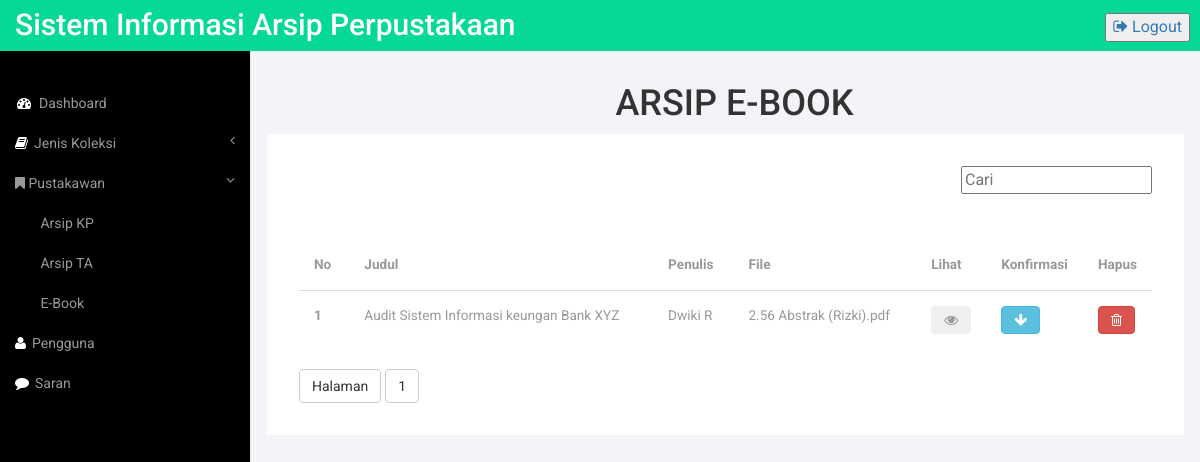
Page /admin/koleksiebookPUS.php (signed in) on the committed database.
### tables this page shows
CREATE TABLE `tmp_koleksiebook` (
  `id_tmpkoleksiebook` int(255) NOT NULL,
  `judul` varchar(100) NOT NULL,
  `penulis` varchar(100) NOT NULL,
  `jurusan` varchar(100) NOT NULL,
  `accno` int(200) NOT NULL,
  `subjek` varchar(200) NOT NULL,
  `barcode` int(200) NOT NULL,
  `laporan` varchar(255) NOT NULL
);

### admin/koleksiebookPUS.php (the view, shortened to what this page needs)
<?php
include"../system/koneksi.php";
?>
<!DOCTYPE HTML>
<html>
<head>
<link href="../css/bootstrap.min.css" rel='stylesheet' type='text/css' />
<link href="../css/administrator.css" rel='stylesheet' type='text/css' />
<link href="../css/lines.css" rel='stylesheet' type='text/css' />
<link href="../css/font-awesome.css" rel="stylesheet">
<link href="../css/custom.css" rel="stylesheet">
</head>
<body>
<div id="wrapper">
        <nav class="top1 navbar navbar-default navbar-static-top" role="navigation" style="margin-bottom: 0">
            <div class="navbar-header">
                <a class="navbar-brand" href="index.html">Sistem Informasi Arsip Perpustakaan</a>
            </div>
            <ul class="nav navbar-nav navbar-right">
				<button style="margin-top: 15%" class="m_2"><a href="logout.php"><i class="fa fa-sign-out"></i> Logout</a></button>
			</ul>
            <div class="navbar-default sidebar" role="navigation">
                <div class="sidebar-nav navbar-collapse">
                    <ul class="nav" id="side-menu">
                        <li>
                            <a href="administrator.php"><i class="fa fa-dashboard fa-fw nav_icon"></i>Dashboard</a>
                        </li>
                        <li>
                            <a href="#"><i class="fa fa-book nav_icon"></i>Jenis Koleksi<span class="fa arrow"></span></a>
                        </li>
                      <li>
                            <a href="#"><i class="fa fa-bookmark nav-icon"></i> Pustakawan<span class="fa arrow"></span></a>
                                <ul class="nav nav-second-level">
                                    <li>
                                        <a href="koleksikpPUS.php"><i class="fa fa-min nav-icon"></i> Arsip KP</a>
                                        <a href="koleksitaPUS.php"><i class="fa fa-min nav-icon"></i> Arsip TA</a>
                                        <a href="koleksiebookPUS.php"><i class="fa fa-min nav-icon"></i> E-Book</a>
                                </li>
                            </ul>
                        </li>
                        <li>
                            <a href="pengguna.php"><i class="fa fa-user nav_icon"></i>Pengguna</a>
                        </li>
                        <li>
                              <a href="saran.php"><i class="fa fa-comment nav_icon"></i>Saran</a>
                        </li>
                    </ul>
                </div>
            </div>
        </nav>
        <div id="page-wrapper">
        <div class="graphs">
     	<div class="col_3">
     		<h1 style="margin-left: 38%">ARSIP E-BOOK</h1>
     		<div class="bs-example4" data-example-id="simple-responsive-table">
    <div class="table-responsive">
        <div class="row">
            <div class="col-md-12">
                <div class="search pull-right">
                    <form action="koleksiebookPUS.php" method="GET">
                        <input type="text" value="" name="cari" placeholder="Cari">
                    </form>
                </div>
            </div>
        </div>
        <br><br>
      <table class="table">
        <thead>
          <tr>
            <th>No</th>
            <th>Judul</th>
            <th>Penulis</th>
            <th>File</th>
            <th style="width: 3%;">Lihat</th>
            <th style="width: 3%">Konfirmasi</th>
            <th style="width: 3%">Hapus</th>
          </tr>
        </thead>
        <tbody>
        <?php
        $halaman = 5;
        $page    = isset($_GET["halaman"])?(int)$_GET["halaman"]:1;
        $mulai   = ($page>1) ? ($page * $halaman) - $halaman : 0;
        $result  = mysqli_query($con,"SELECT * FROM tmp_koleksiebook");
        $total   = mysqli_num_rows($result);
        $pages   = ceil($total/$halaman);
        $query   = mysqli_query($con,"SELECT * FROM tmp_koleksiebook LIMIT $mulai, $halaman");
        $no      = $mulai+0;
     		while($hasil  = mysqli_fetch_array($query)){
     			$no++;
     			echo "<tr>";
            echo "<th scope='row'>".$no."</th>";
            echo "<td>".$hasil['judul']."</td>";
            echo "<td>".$hasil['penulis']."</td>";
            echo "<td>".$hasil['laporan']."</td>";
            echo "<td><button name='lihat' data-id='".$hasil['id_tmpkoleksiebook']."' data-toggle='modal' data-target='#lihat' class='btn-succes btn fa fa-eye' ></button></td>";
            echo "<td><a href='tambah_ebookPUS.php?id_tmpkoleksiebook=".$hasil['id_tmpkoleksiebook']."' class='btn-info btn fa fa-arrow-down'></button></td>";
            echo "<td><button name='hapus' data-id='".$hasil['id_tmpkoleksiebook']."' data-toggle='modal' data-target='#hapus' class='btn-danger btn fa fa-trash-o'></button></td>";
            echo "</tr>";
     		}
      ?>
            </tbody>
      </table>
      <table>
          <tr>
              <td>
                  <button class="btn-default btn">Halaman</button>
                    <?php
            for ($i=1; $i<=$pages; $i++){
        ?>
            <a class="btn-default btn" href="?halaman=<?php echo $i; ?>"><?php echo $i; ?></a>
        <?php }
        ?>
            </td>
        </tr>
      </table>
</body>
</html>

### css/administrator.css (style rules this page uses)
h4, h5, h6, h1, h2, h3 { margin-top: 0; }
ul, ol { margin: 0; }
html, body { font-family: 'Roboto', sans-serif; font-size: 100%; background:#000; overflow-x: hidden; }
body a { transition:0.5s all; -webkit-transition:0.5s all; -moz-transition:0.5s all; -o-transition:0.5s all; -ms-transition:0.5s all; }
.navbar-default.sidebar { background-color: #000; font-family: 'Roboto', sans-serif; }
nav.top1.navbar.navbar-default.navbar-static-top { background-color:rgb(6, 217, 149); font-family: 'Roboto', sans-serif; }
.navbar-default .navbar-brand { color: #fff !important; font-size: 30px; font-weight: 500; }
.navbar-right { margin-right: 10px !important; }
i.nav_icon { color: #fff; margin-right:6px; }
.sidebar ul li a { color: #999; font-size:14px; }
ul.nav.navbar-nav.navbar-right { height: 51px; }
.sidebar-nav.navbar-collapse { margin: 2em 0 0 0; }
.col_3 { margin-bottom:1em; }
.graphs { padding: 2em 1em; background: #f2f4f8; height: calc(200vh - 100px); font-family: 'Roboto', sans-serif; }
.bs-example4 { background: #fff; max-height: 1000px; padding: 2em; }
.table > thead > tr > th, .table > tbody > tr > th, .table > tfoot > tr > th, .table > thead > tr > td, .table > tbody > tr > td, .table > tfoot > tr > td { border-top: none !important; }
.float-right, .pull-right { float: right!important; }
.table > thead > tr > th, .table > tbody > tr > th, .table > tfoot > tr > th, .table > thead > tr > td, .table > tbody > tr > td, .table > tfoot > tr > td { font-size: 0.85em; color: #999; }
.table td, .table>tbody>tr>td, .table>tbody>tr>th, .table>tfoot>tr>td, .table>tfoot>tr>th, .table>thead>tr>td, .table>thead>tr>th { padding:15px !important; }
.table > thead > tr > th { border-bottom: 1px solid #ddd !important; }

### css/custom.css (style rules this page uses)
#wrapper { width: 100%; }
#page-wrapper { min-height: 568px; background-color: #fff; }
@media (min-width:768px) { #page-wrapper { position: inherit; margin: 0 0 0 250px; border-left: 1px solid #e7e7e7; } }
.sidebar .sidebar-nav.navbar-collapse { padding-right: 0; padding-left: 0; }
.sidebar .arrow { float: right; }
.sidebar .fa.arrow:before { content: "\f104"; }
.sidebar .active>a>.fa.arrow:before { content: "\f107"; }
.sidebar .nav-second-level li, .sidebar .nav-third-level li { border-bottom: 0!important; }
.sidebar .nav-second-level li a { padding-left: 37px; }
@media (min-width:768px) { .sidebar { z-index: 1; position: absolute; width: 250px; margin-top: 51px; } }

### rows in the picture
tmp_koleksiebook: judul "Audit Sistem Informasi keungan Bank XYZ", penulis "Dwiki R", laporan "2.56 Abstrak (Rizki).pdf"
